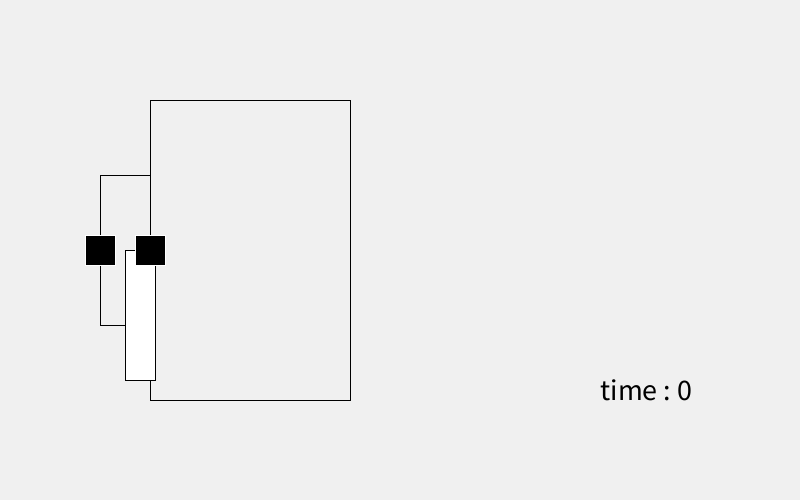
Frame 1 (no input)
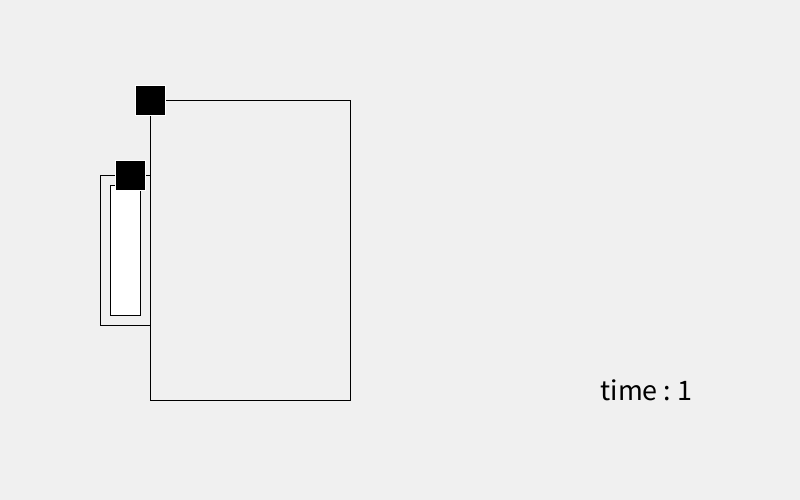
Frame 60 (the mouse pressed at the canvas centre just before this capture)
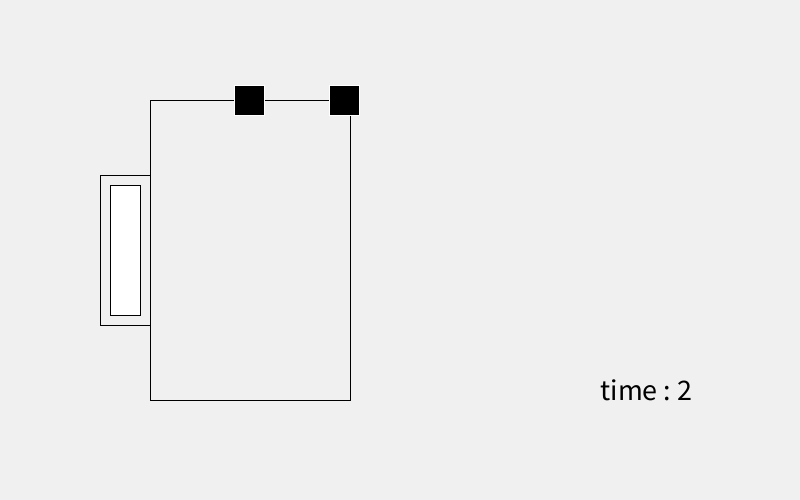
Frame 120 (the mouse held since frame 60 and released just before this capture)

The Processing sketch that drew these frames (run headless with seeded random() and noise(); from frame 60 on, the mouse is pressed at the canvas centre):

// Processing sketch: sketch_200225a
// ── sketch_200225a.pde
State state;
Display display;
Timetable timetable;

void settings() {
  size(800, 500);
}

void setup() {
  state = new State();
  display = new Display();
  timetable = new Timetable();
  display.setup();
  state.esp32.isSimulated = true;
}

int prevTime = -1;

void draw() {
  state.esp32.updateSimulation();
  while (state.esp32.available() > 0) {
    int id = state.esp32.read();
    int delta = (int) random(1, 3);
    MoveResult moveResult = state.trainList.get(id).move(delta);
    if (moveResult == MoveResult.PassedStation) {
      state.esp32.sendStop(id);
    }
  }
  display.draw(state.trainList);
  int time = millis();
  // 前回記録した時刻から現在時刻までの発着情報を取得
  for (Info info : timetable.get(prevTime, time)) {
    if (info.isDeparture()) {  // 出発
      state.esp32.sendGo(0);
      state.esp32.sendGo(1);
    }
  }
  prevTime = time;
}

void keyPressed() {
  // シミュレーションモード
  if (key == 's') {
    state.esp32.isSimulated = !state.esp32.isSimulated;
  }
  // タイヤ回転
  if (key == ' ') {
    MoveResult moveResult = state.trainList.get(0).move(1);
    if (moveResult == MoveResult.PassedStation) {
      state.esp32.sendStop(0);
    }
  }
  // 駅に到着
  if (key == ENTER) {
    state.trainList.get(0).mileage = 0;
  }
}

// ── Display.pde
class Node {
    float x;
    float y;

    Node(float x, float y) {
        this.x = x;
        this.y = y;
    }

    void set(float x, float y) {
        this.x = x;
        this.y = y;
    }
}

class Display {
    int base = 0; // 初期時間
    int count; //スタートしてから経過した時間
    Node train_position = new Node(150, 100);//電車の初期位置
    //int d = 2; //一回の処理で進む距離
    float tmp; //調整用
    int train = 30; //電車の大きさ
    Node node0 = new Node(150, 100); // 線路の左上の点の座標¥
    int width = 200, height = 300; // 線路の横、縦のサイズ
    int station_width = 50, station_height = 150; // 駅の横、縦のサイズ
    Node node1 = new Node(node0.x + width, node0.y);
    Node node2 = new Node(node1.x, node0.y + height);
    Node node3 = new Node(node0.x, node2.y);
    Node node4 = new Node(node0.x, node0.y + height/2 + station_height/2);
    Node node5 = new Node(node0.x - station_width, node4.y);
    Node node6 = new Node(node5.x, node0.y + height/2 - station_height/2);
    Node node7 = new Node(node0.x, node6.y);
    int len_section0 = 2*width + 2*height - station_height; //セクション0の長さ
    int len_section1 = station_height;
    int len_section2 = station_height + 2*station_width;
    int space = 20;
    void setup(){
        textSize(30); // 文字の大きさ

    }
    void draw(ArrayList<Train> state_train_list){ //double position_percentage = 電車の位置のパーセント表記
        background(240);
        stroke(0);
        fill(255,255,255);
        line(node0.x, node0.y, node1.x, node1.y); //このへんはメインの線路
        line(node1.x, node1.y, node2.x, node2.y);
        line(node2.x, node2.y, node3.x, node3.y);
        line(node3.x, node3.y, node0.x, node0.y);
        line(node4.x, node4.y, node5.x, node5.y); //ここから駅
        line(node5.x, node5.y, node6.x, node6.y);
        line(node6.x, node6.y, node7.x, node7.y);
        rect((node0.x + node5.x)/2, (node0.y + node3.y)/2, station_width - space, station_height - space);
        
        int ms = millis()/1000;
        // 以下で電車の座標を決定
        for (Train state_train : state_train_list) {
            int section_id = state_train.currentSection.id;
            int len = state_train.currentSection.length;
            float position;
            if (section_id == 0) {
                position = len_section0 * state_train.getPosition();
                if (position <= node7.y - node0.y) { //junction0から上に移動
                    tmp = node7.y - position;
                    train_position.set(node0.x, tmp);
                }
                else if (position <= node7.y - node0.y + width) { //左上から右上に移動
                    tmp = position - (node7.y - node0.y);
                    train_position.set(node0.x + tmp, node0.y);
                }
                else if (position <= node7.y - node0.y + width + height) { //右上から右下に移動
                    tmp = position - (node7.y - node0.y + width);
                    train_position.set(node1.x, node1.y + tmp);
                }
                else if (position <= node7.y - node0.y + 2*width + height) { //右下から左下に移動
                    tmp = position - (node7.y - node0.y + width + height);
                    train_position.set(node2.x - tmp, node2.y);
                }
                else { //左下からjunction1に移動
                    tmp = position - (node7.y - node0.y + 2*width + height);
                    train_position.set(node3.x, node3.y - tmp);
                }
            }
            else if (section_id == 1) {
                position = len_section1 * state_train.getPosition();
                train_position.set(node4.x, node4.y - position);
            }
            else if (section_id == 2) {
                position = len_section2 * state_train.getPosition();
                if (position <= station_width) {
                    tmp = position;
                    train_position.set(node4.x - tmp, node4.y);
                }
                else if (position <= station_width + station_height) {
                    tmp = position - station_width;
                    train_position.set(node5.x, node5.y - tmp);
                }
                else {
                    tmp = position - (station_width + station_height);
                    train_position.set(node6.x + tmp, node6.y);
                }
            }
            // 電車の描画
            stroke(255, 255, 255);
            fill(0);
            rectMode(CENTER);
            rect(train_position.x,train_position.y,train,train);
        }
        // 時刻の描画
        fill(0);
        count = base + ms;
        text("time : "+count, 600, 400);
        }
}

// ── Display2.pde
class Display2 {
    int base = 0; // 初期時間
    int count; //スタートしてから経過した時間
    float x = 150, y = 100; //電車の初期位置
    //int d = 2; //一回の処理で進む距離
    int tmp; //調整用
    int train = 30; //電車の大きさ
    int left_rect = 150, up_rect = 100; // 線路の左上の点の座標
    int width = 200, height = 300; // 線路の横、縦のサイズ
    int all_rail = 2*width + 2*height; //線路の全長
    int station_width = 50, station_height = 150;
    void setup(){
        textSize(30); // 文字の大きさ

    }
    void draw(float position_percentage){ //double position_percentage = 電車の位置のパーセント表記
        background(240);
        stroke(0);
        fill(255,255,255);
        line(left_rect, up_rect, left_rect+width, up_rect); //このへんはメインの線路
        line(left_rect + width, up_rect, left_rect + width, up_rect + height);
        line(left_rect + width, up_rect + height, left_rect, up_rect + height);
        line(left_rect, up_rect + height, left_rect, up_rect);
        line(left_rect - station_width, up_rect + height/2 - station_height/2, left_rect, up_rect + height/2 - station_height/2); //ここから駅
        line(left_rect - station_width, up_rect + height/2 + station_height/2, left_rect, up_rect + height/2 + station_height/2);
        line(left_rect - station_width, up_rect + height/2 - station_height/2, left_rect - station_width, up_rect + height/2 + station_height/2);
        
        int ms = millis()/1000;
        // 以下で電車の座標を決定
        float position = all_rail * position_percentage;
        if (position <= width) {
            x = left_rect + position;
            y = up_rect;
        }
        else if (position <= width + height) {
            x = left_rect + width;
            y = up_rect + position - width;
        }
        else if (position <= 2 * width + height) {
            x = left_rect + width - (position - width - height);
            y = up_rect + height;
        }
        else if (position <= 2 * width + 2 * height){
            x = left_rect;
            y = up_rect + height - (position - 2 * width - height);
        }
        // 電車の描画
        stroke(255, 255, 255);
        fill(0);
        rectMode(CENTER);
        rect(x,y,train,train);
        // 時刻の描画
        fill(0);
        count = base + ms;
        text("time : "+count, 600, 400);
        }
}

// ── ESP32.pde
class ESP32 {
  boolean isSimulated;
  ArrayList<Boolean> simulatedMoving;
  ArrayList<Byte> simulatedBuffer;
  
  ESP32() {
    isSimulated = false;
    simulatedMoving = new ArrayList<Boolean>();
    simulatedMoving.add(false);
    simulatedMoving.add(false);
    simulatedBuffer = new ArrayList<Byte>();
  }
  
  void updateSimulation() {
    if (isSimulated) {
      for (int i = 0; i < simulatedMoving.size(); i++) {
        if (simulatedMoving.get(i)) {
          simulatedBuffer.add((byte) i);
        }
      }
    }
  }
  
  int available() {
    if (isSimulated) {
      return simulatedBuffer.size();
    } else {
      return 0;
    }
  }
  
  byte read() {
    if (isSimulated) {
      if (simulatedBuffer.size() > 0) {
        byte id = simulatedBuffer.remove(0);
        return id;
      } else {
        return 0;
      }
    } else {
      return 0;
    }
  }
  
  void sendGo(int id) {
    if (isSimulated) {
      simulatedMoving.set(id, true);
      println("< GO");
    }
  }
  
  void sendStop(int id) {
    if (isSimulated) {
      simulatedMoving.set(id, false);
      println("< STOP");
    }
  }
}

// ── State.pde
class State {
  ArrayList<Junction> junctionList;
  ArrayList<Section> sectionList;
  ArrayList<Train> trainList;
  ESP32 esp32;
  State() {
    junctionList = new ArrayList<Junction>();
    junctionList.add(new Junction(0));
    junctionList.add(new Junction(1));
    sectionList = new ArrayList<Section>();
    sectionList.add(new Section(0, 400, 0, 1));
    sectionList.add(new Section(1, 100, 1, 0));
    sectionList.add(new Section(2, 200, 1, 0));
    Section.getById(1).putStation(50);
    Section.getById(2).putStation(100);
    trainList = new ArrayList<Train>();
    trainList.add(new Train(sectionList.get(1), 50));
    trainList.add(new Train(sectionList.get(2), 100));
    esp32 = new ESP32();
  }
}

enum MoveResult {
  None,
  PassedJunction,
  PassedStation
}

class Train {
  int mileage = 0;
  Section currentSection;
  
  Train(Section initialSection, int initialPosition) {
    currentSection = initialSection;
    mileage = initialPosition;
  }
  
  // 返り値：現在の区間の何割のところにいるか [0, 1)
  float getPosition() {
    float position = (float) mileage / (float) currentSection.length;
    return position;
  }
  
  // 引数：タイヤの回転数
  // 返り値：新しい区間に移ったかどうか
  MoveResult move(int delta) {
    int prevMileage = mileage;
    mileage += delta;
    if (mileage >= currentSection.length) {  // 分岐点を通過したとき
      mileage -= currentSection.length;
      currentSection = currentSection.targetJunction.getPointedSection();
      currentSection.sourceJunction.toggle();
      return MoveResult.PassedJunction;
    }
    if (currentSection.hasStation) {
      int stationPosition = currentSection.stationPosition;
      if (prevMileage < stationPosition && stationPosition <= mileage) {  // 駅を通過したとき
        return MoveResult.PassedStation;
      }
    }
    return MoveResult.None;
  }
}

static class Junction {
  static ArrayList<Junction> all = new ArrayList<Junction>();
  
  int id;
  ArrayList<Section> inSectionList;
  ArrayList<Section> outSectionList;
  int outSectionIndex;
  
  Junction(int id) {
    all.add(this);
    this.id = id;
    inSectionList = new ArrayList<Section>();
    outSectionList = new ArrayList<Section>();
    outSectionIndex = 0;
  }
  
  void toggle() {
    outSectionIndex = (outSectionIndex + 1) % outSectionList.size();
  }
  
  Section getPointedSection() {
    return outSectionList.get(outSectionIndex);
  }
  
  static Junction getById(int id) {
    for (Junction j : all) {
      if (j.id == id) {
        return j;
      }
    }
    return null;
  }
}

static class Section {
  static ArrayList<Section> all = new ArrayList<Section>();
  
  int id;
  int length = 0;
  Junction sourceJunction;
  Junction targetJunction;
  boolean hasStation = false;
  int stationPosition = 0;
  
  Section(int id, int length, int sourceId, int targetId) {
    all.add(this);
    this.id = id;
    this.length = length;
    this.sourceJunction = Junction.getById(sourceId);
    this.sourceJunction.outSectionList.add(this);
    this.targetJunction = Junction.getById(targetId);
    this.targetJunction.inSectionList.add(this);
  }
  
  void putStation(int stationPosition) {
    this.hasStation = true;
    this.stationPosition = stationPosition;
  }
  
  static Section getById(int id) {
    for (Section s : all) {
      if (s.id == id) {
        return s;
      }
    }
    return null;
  }
}

// ── Timetable.pde
class Timetable {
  ArrayList<Info> infoList;
  Timetable() {
    infoList = new ArrayList<Info>();
    // （仮）10秒ごとに発車
    for (int i = 0; i < 20; i++) {
      infoList.add(new Info(InfoType.Departure, 5000 * i, i % 2));
    }
  }
  
  // (from, to] の時刻情報を全て得る
  ArrayList<Info> get(int from, int to) {
    ArrayList<Info> result = new ArrayList<Info>();
    for (Info info : infoList) {
      if (from < info.time && info.time <= to) {
        result.add(info);
      }
    }
    return result;
  }
}

enum InfoType {
  Arrival,   // 到着
  Departure  // 出発
}

class Info {
  InfoType type;  // 到着か出発か
  int time;       // 時刻
  int trainId;    // 列車ID
  Info(InfoType type, int time, int trainId) {
    this.type = type;
    this.time = time;
    this.trainId = trainId;
  }
  
  boolean isArrival() {
    return type == InfoType.Arrival;
  }
  
  boolean isDeparture() {
    return type == InfoType.Departure;
  }
}
